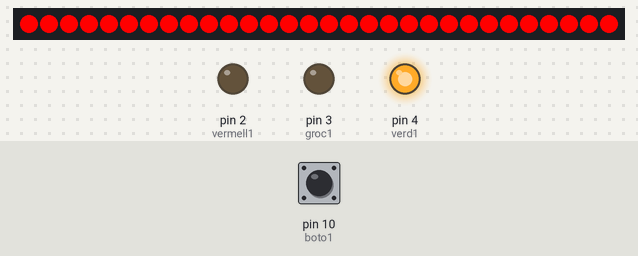
Bench run of a sketch on a simulated Arduino Uno, built with avr-gcc and run on an emulated ATmega328P. Shown: 30 RGB LEDs in strip order, left to right, output pins drawn as LEDs (lit = HIGH). The inputs (shaded band) are chosen by the test bench; at power-on: pin 10 (boto1) LOW.

Above: at 1.2 s.
1.3 s: pin 10 (boto1) pulled HIGH for 0.15 s
At 1.6 s:
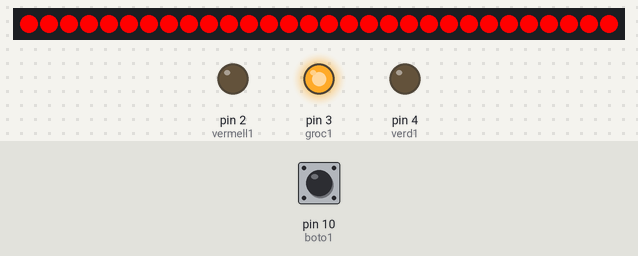
At 4.4 s:
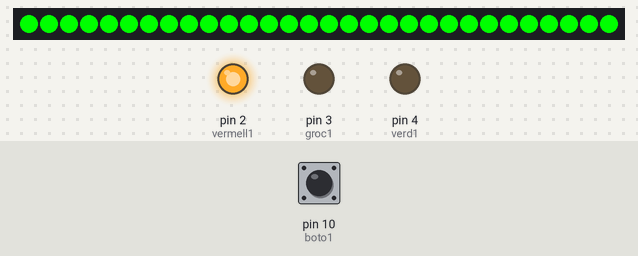
Timing chart, 0 to 14.8 s (numbered marks = the images above; inputs shaded):
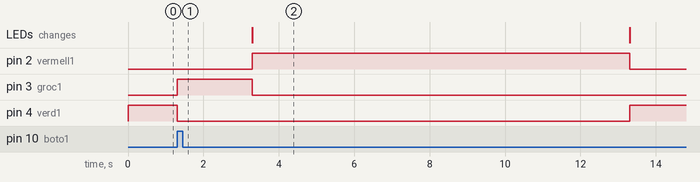

Measured:
- after the input at 1.3 s, pin 2 (vermell1): LOW → HIGH after 2.0 s, → LOW 10.0 s later; pin 3 (groc1): LOW → HIGH at once, → LOW 2.0 s later; pin 4 (verd1): HIGH → LOW at once, → HIGH 12.0 s later

The sketch:

semafortiresled.ino
```cpp
#include <Adafruit_NeoPixel.h>

#define PIN 6
#define NUMLEDS 30

Adafruit_NeoPixel tira(NUMLEDS, PIN, NEO_GRB + NEO_KHZ800);

int verd1 = 4;
int groc1 = 3;
int vermell1 = 2;
int boto1 = 10;

int temps = 2000;

void setup() {
  pinMode(verd1, OUTPUT);
  pinMode(groc1, OUTPUT);
  pinMode(vermell1, OUTPUT);

  pinMode(boto1, INPUT);

  tira.begin();
  tira.show();

  // INICI: vianants vermell
  for (int i = 0; i < NUMLEDS; i++) {
    tira.setPixelColor(i, tira.Color(255, 0, 0));
  }
  tira.show();

  digitalWrite(verd1, HIGH);
  digitalWrite(groc1, LOW);
  digitalWrite(vermell1, LOW);
}

void loop() {

  if (digitalRead(boto1) == HIGH) {

    // groc semàfor
    digitalWrite(verd1, LOW);
    digitalWrite(groc1, HIGH);
    delay(temps);

    // vermell semàfor + vianants VERD
    digitalWrite(groc1, LOW);
    digitalWrite(vermell1, HIGH);

    for (int i = 0; i < NUMLEDS; i++) {
      tira.setPixelColor(i, tira.Color(0, 255, 0));
    }
    tira.show();

    delay(10000);

    // verd semàfor + vianants VERMELL
    digitalWrite(vermell1, LOW);
    digitalWrite(verd1, HIGH);

    for (int i = 0; i < NUMLEDS; i++) {
      tira.setPixelColor(i, tira.Color(255, 0, 0));
    }
    tira.show();

    delay(10000);
  }

}
```
